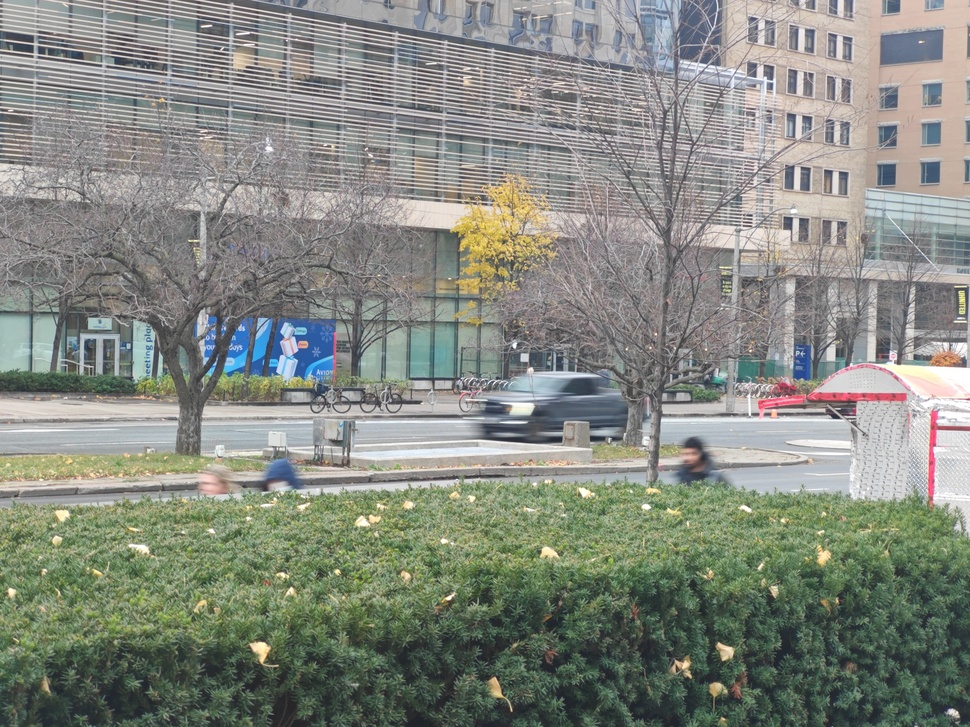
#> input picture metric_depth/dataset/samples/raw/IMG_20241122_145039.jpg, 970 x 727 px, shrunk from 3264 x 2448 before the run, found by its file name; its folder holds only this picture in this run
$ python plot.py
#> lines starting #> are read from the running program, lines starting #| are printed output that depends on the picture
import matplotlib.pyplot as plt
import cv2
import numpy as np
import os

# [12 lines left out: function read_image_pairs, not called in this run]

def read_image_pairs_from_folders(rgb_folder, depth_folder, our_folder):
    # Get all image files from RGB folder
    rgb_files = sorted([f for f in os.listdir(rgb_folder) if f.endswith(('.png', '.jpg', '.jpeg'))])

    # Create corresponding paths for depth and our folders
    image_pairs = []
    for rgb_file in rgb_files:
        rgb_path = os.path.join(rgb_folder, rgb_file)
        depth_path = os.path.join(depth_folder, rgb_file.replace('.jpg', '.png'))
        our_path = os.path.join(our_folder, rgb_file.replace('.jpg', '.png'))

        # Only add if all files exist
        if os.path.exists(depth_path) and os.path.exists(our_path):
            image_pairs.append((rgb_path, depth_path, our_path))

    return image_pairs

def plot_image_pairs(image_pairs, num_pairs=5):
    # Create a figure with num_pairs rows and 2 columns
#> called with num_pairs = 5
    fig, axes = plt.subplots(num_pairs, 3, figsize=(12, 4*num_pairs))

    # Plot image pairs
    for idx, (rgb_path, depth_path, our_path) in enumerate(image_pairs[:num_pairs]):
        print(rgb_path, depth_path, our_path)
        # Read images
        rgb_img = cv2.imread(rgb_path)
#> rgb_img is the input picture: shape (727, 970, 3); mean B, G, R 128.5, 137.3, 133.3
        rgb_img = cv2.cvtColor(rgb_img, cv2.COLOR_BGR2RGB)
        depth_img = cv2.imread(depth_path, cv2.IMREAD_GRAYSCALE)
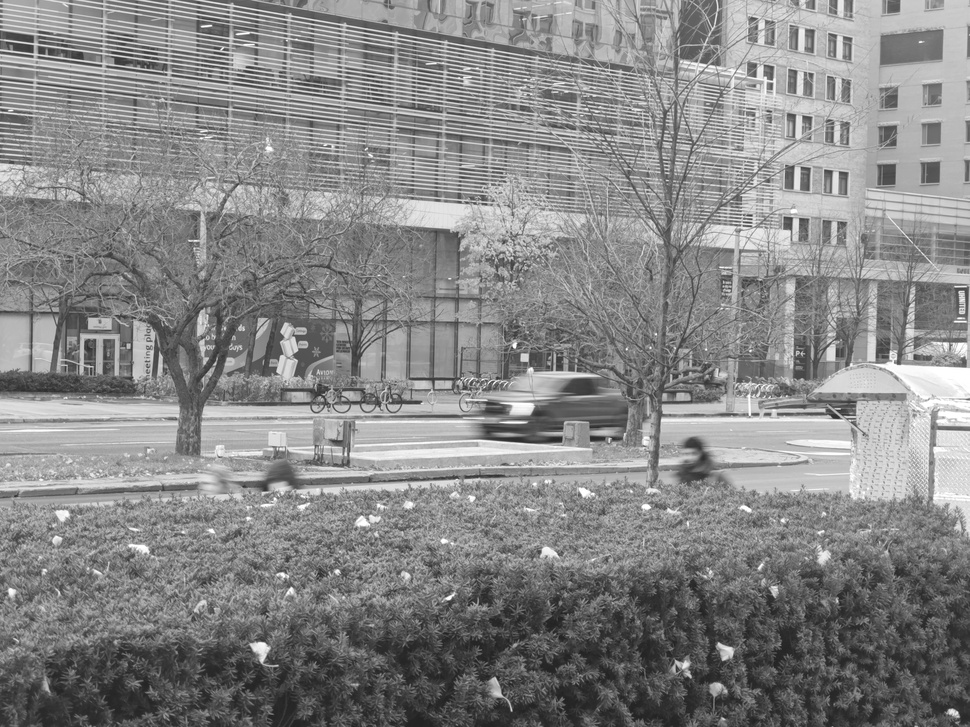
#> depth_img: shape (727, 970); min 30, max 255, mean 135.1
        our_img = cv2.imread(our_path, cv2.IMREAD_GRAYSCALE)
        # Normalize depth image for visualization
        depth_img = (depth_img - depth_img.min()) / (depth_img.max() - depth_img.min())
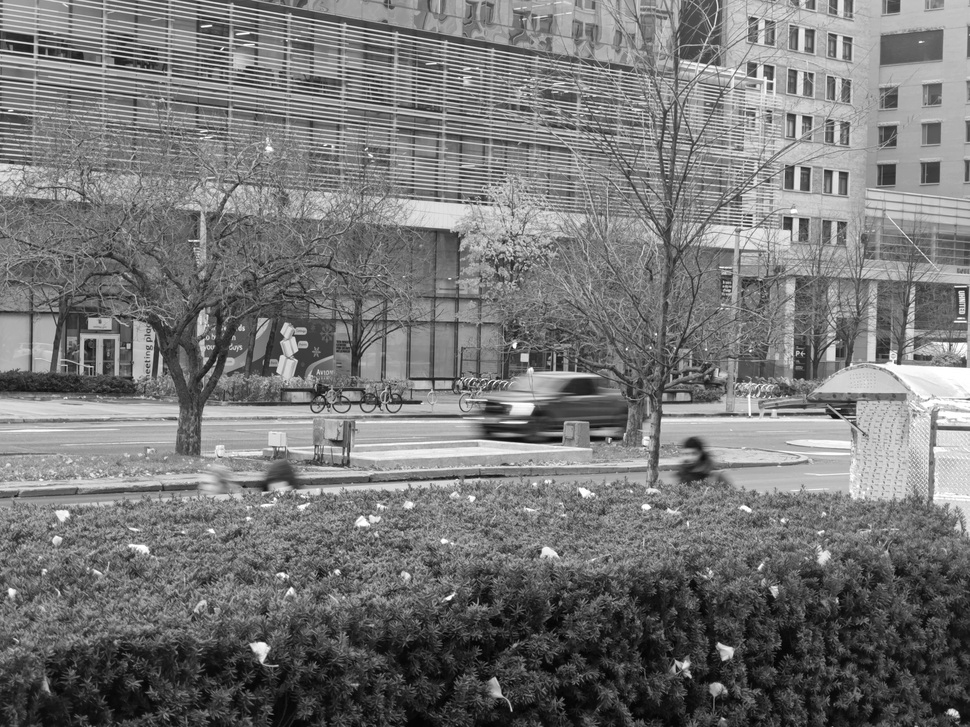
#> depth_img: shape (727, 970) float64; min 0, max 1, mean 0.467
        our_img = (our_img - our_img.min()) / (our_img.max() - our_img.min())
        # Plot RGB image
        axes[idx, 0].imshow(rgb_img)
        axes[idx, 0].set_title(f'RGB Image {idx+1}')
        axes[idx, 0].axis('off')

        # Plot depth image
        axes[idx, 1].imshow(depth_img, cmap='plasma')
        axes[idx, 1].set_title(f'Depth Anything V2 Depth Image {idx+1}')
        axes[idx, 1].axis('off')

        # Plot our depth image
        axes[idx, 2].imshow(our_img, cmap='plasma')
        axes[idx, 2].set_title(f'Our Depth Image {idx+1}')
        axes[idx, 2].axis('off')

    plt.tight_layout()
    plt.savefig('vkitti2_mb_samples_real.png')
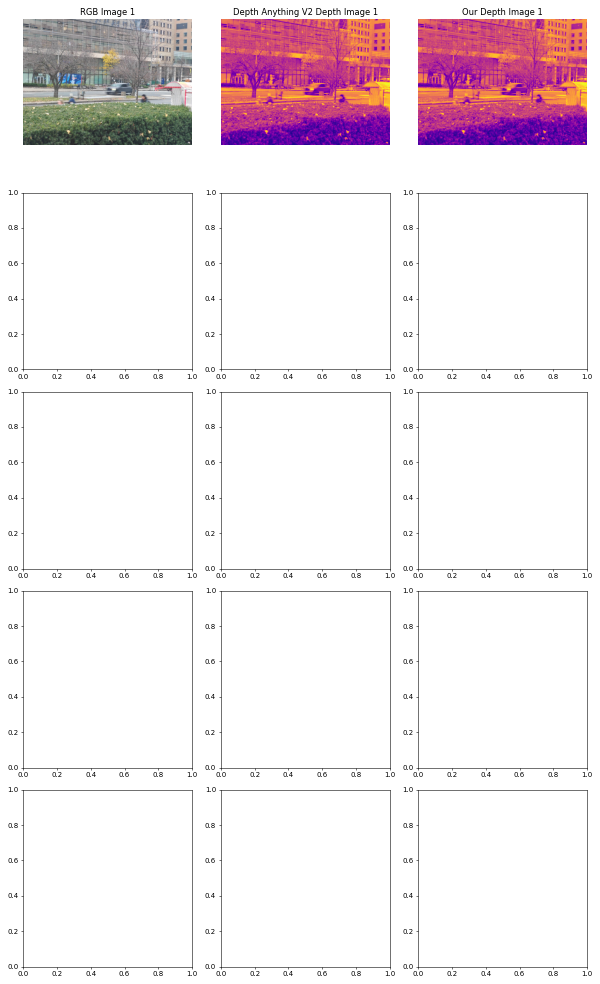
#> figure drawn by matplotlib, 3 panels
    plt.close()

def main():
    # Path to your split file
    split_file = '/w/339/kecenyao/Depth-Anything-V2/metric_depth/dataset/splits/vkitti2-mb/test_infer_result.txt'

    # Read image pairs
    # image_pairs = read_image_pairs(split_file)
    rgb_folder = '/w/339/kecenyao/Depth-Anything-V2/metric_depth/dataset/samples/raw'
    depth_folder = '/w/339/kecenyao/Depth-Anything-V2/metric_depth/dataset/samples/dav2'
    our_folder = '/w/339/kecenyao/Depth-Anything-V2/metric_depth/dataset/samples/ours-last'
    image_pairs = read_image_pairs_from_folders(rgb_folder, depth_folder, our_folder)

    # Plot the first 5 pairs (you can change this number)
    plot_image_pairs(image_pairs, num_pairs=5)

if __name__ == "__main__":
    main()

$ run again, on metric_depth/dataset/samples/raw/IMG_20241122_145239.jpg
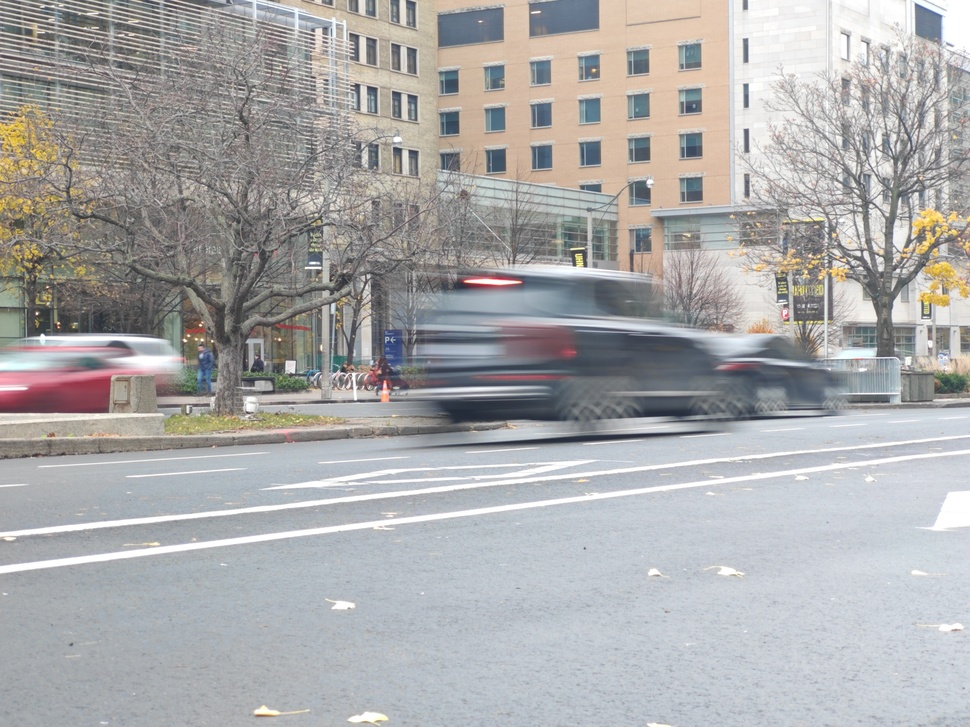
#> input picture metric_depth/dataset/samples/raw/IMG_20241122_145239.jpg, 970 x 727 px, shrunk from 3264 x 2448 before the run, found by its file name
#> in plot_image_pairs, rgb_img is the input picture: shape (727, 970, 3); mean B, G, R 169.7, 169.5, 170.1
#> in plot_image_pairs, `depth_img = (depth_img - depth_img.min()) / (depth_img.max() - depth_i..`:
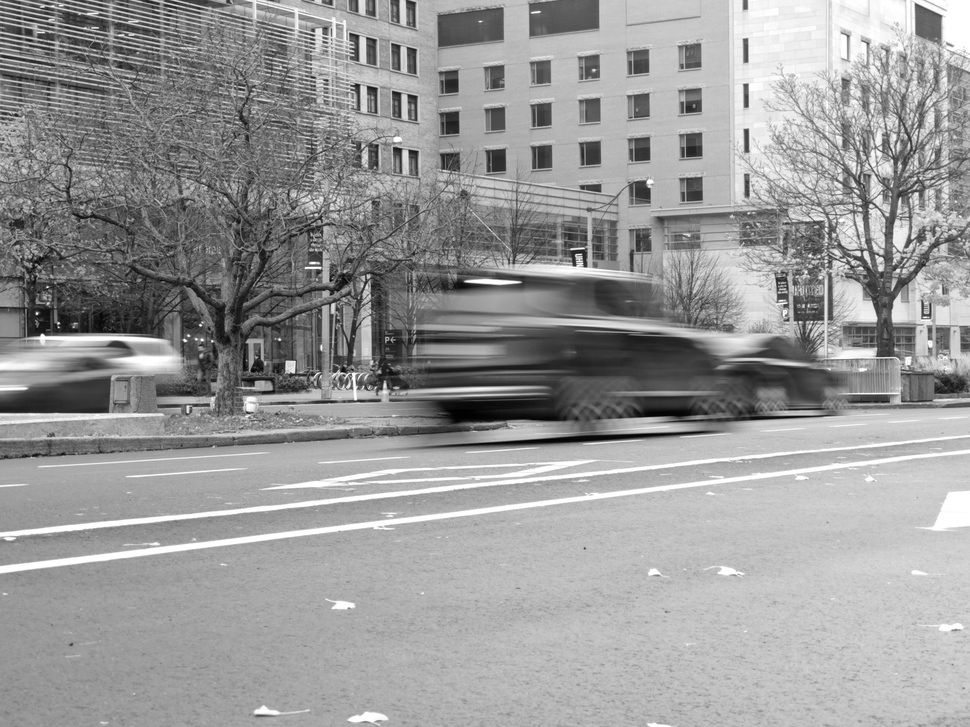
#> depth_img: shape (727, 970) float64; min 0, max 1, mean 0.602
#> in plot_image_pairs, `plt.savefig('vkitti2_mb_samples_real.png')`:
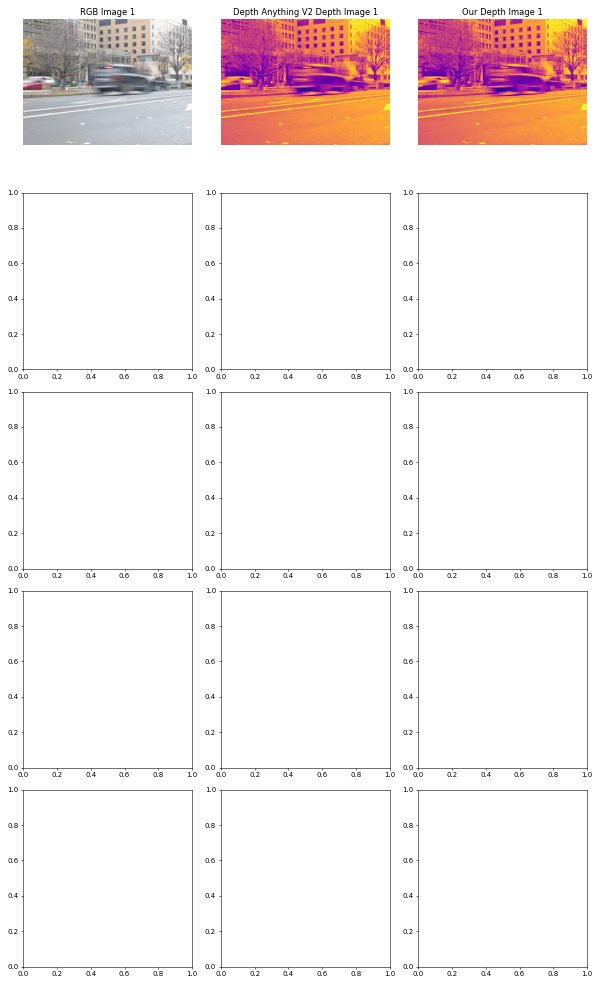
#> figure drawn by matplotlib, 3 panels

$ run again, on metric_depth/dataset/samples/raw/IMG_20241122_145242.jpg
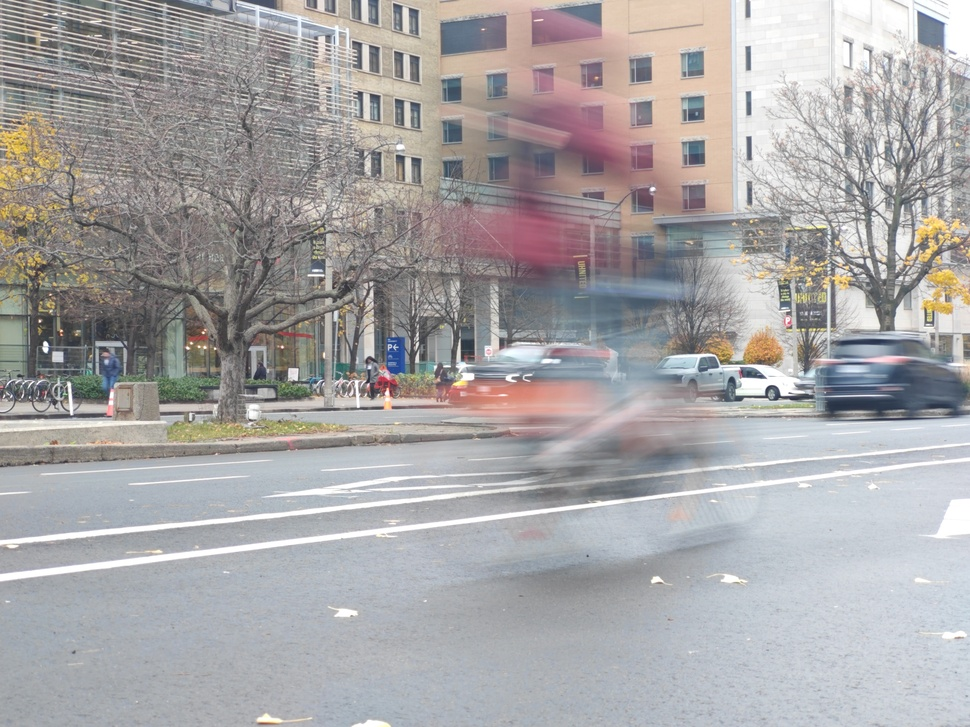
#> input picture metric_depth/dataset/samples/raw/IMG_20241122_145242.jpg, 970 x 727 px, shrunk from 3264 x 2448 before the run, found by its file name
#> in plot_image_pairs, rgb_img is the input picture: shape (727, 970, 3); mean B, G, R 165.9, 165.1, 167.3
#> in plot_image_pairs, `depth_img = (depth_img - depth_img.min()) / (depth_img.max() - depth_i..`:
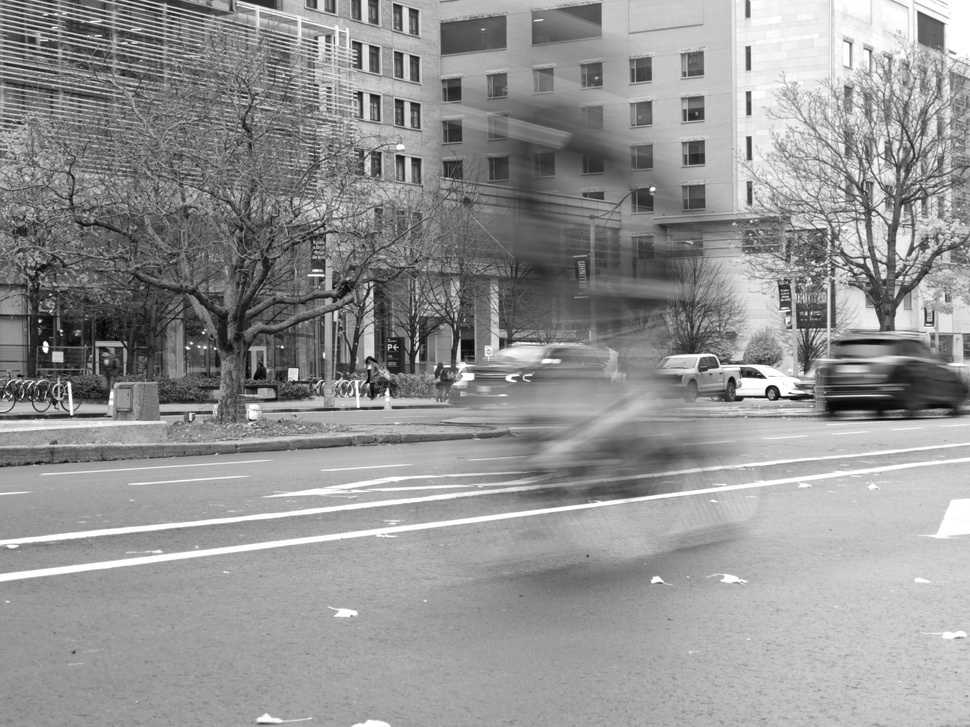
#> depth_img: shape (727, 970) float64; min 0, max 1, mean 0.58
#> in plot_image_pairs, `plt.savefig('vkitti2_mb_samples_real.png')`:
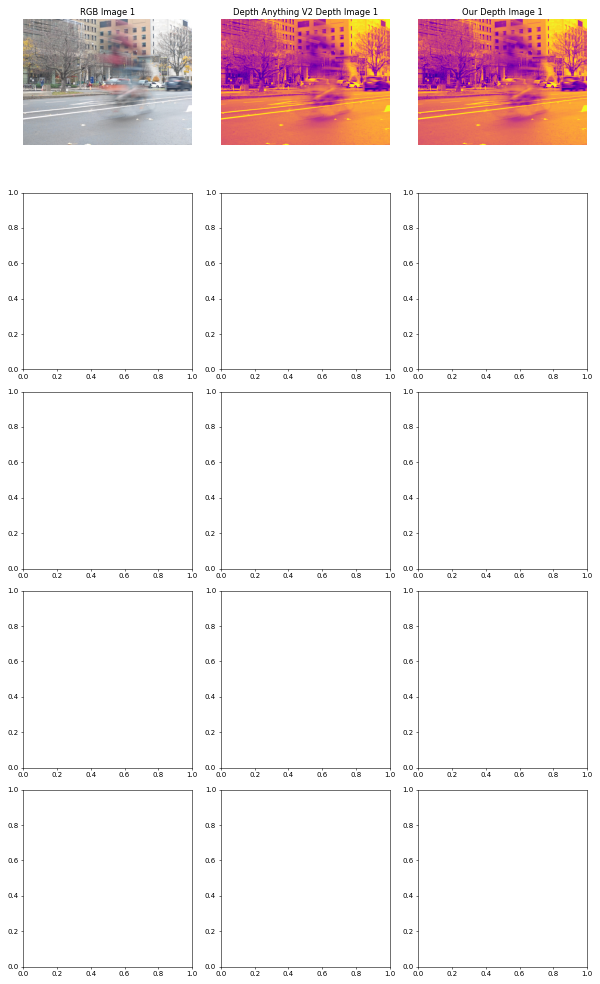
#> figure drawn by matplotlib, 3 panels

$ run again, on metric_depth/dataset/samples/raw/IMG_20241122_145243.jpg
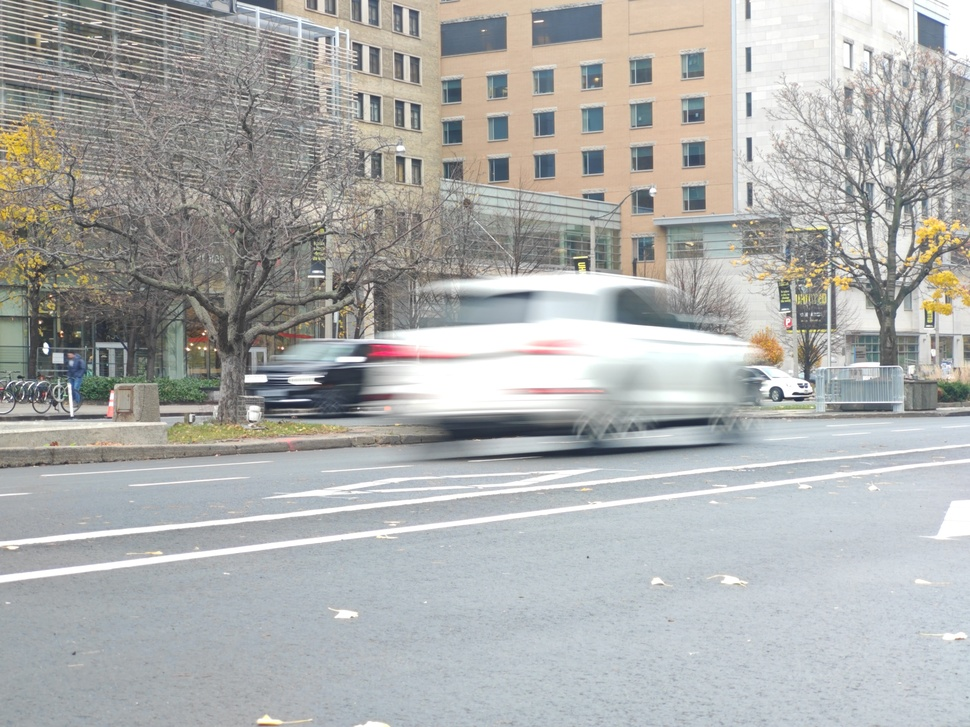
#> input picture metric_depth/dataset/samples/raw/IMG_20241122_145243.jpg, 970 x 727 px, shrunk from 3264 x 2448 before the run, found by its file name
#> in plot_image_pairs, rgb_img is the input picture: shape (727, 970, 3); mean B, G, R 172.6, 174.3, 173.2
#> in plot_image_pairs, `depth_img = (depth_img - depth_img.min()) / (depth_img.max() - depth_i..`:
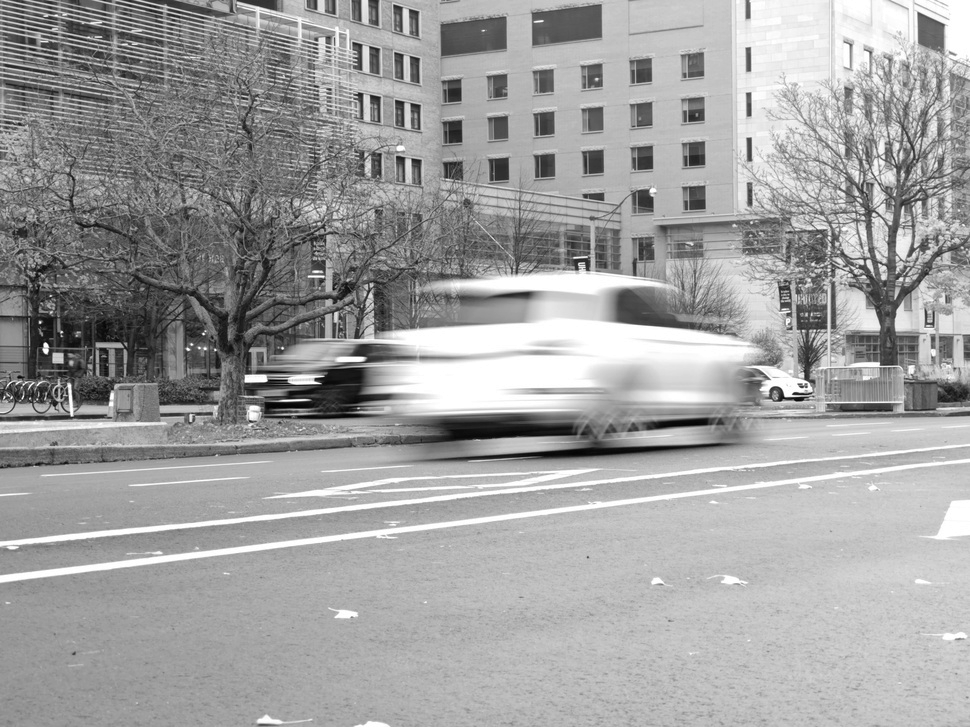
#> depth_img: shape (727, 970) float64; min 0, max 1, mean 0.629
#> in plot_image_pairs, `plt.savefig('vkitti2_mb_samples_real.png')`:
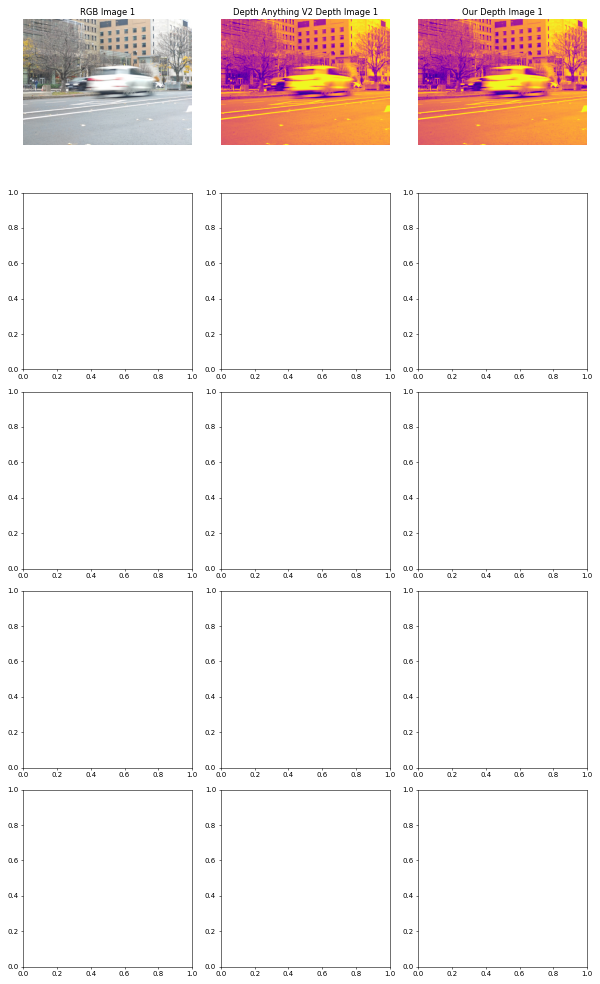
#> figure drawn by matplotlib, 3 panels
